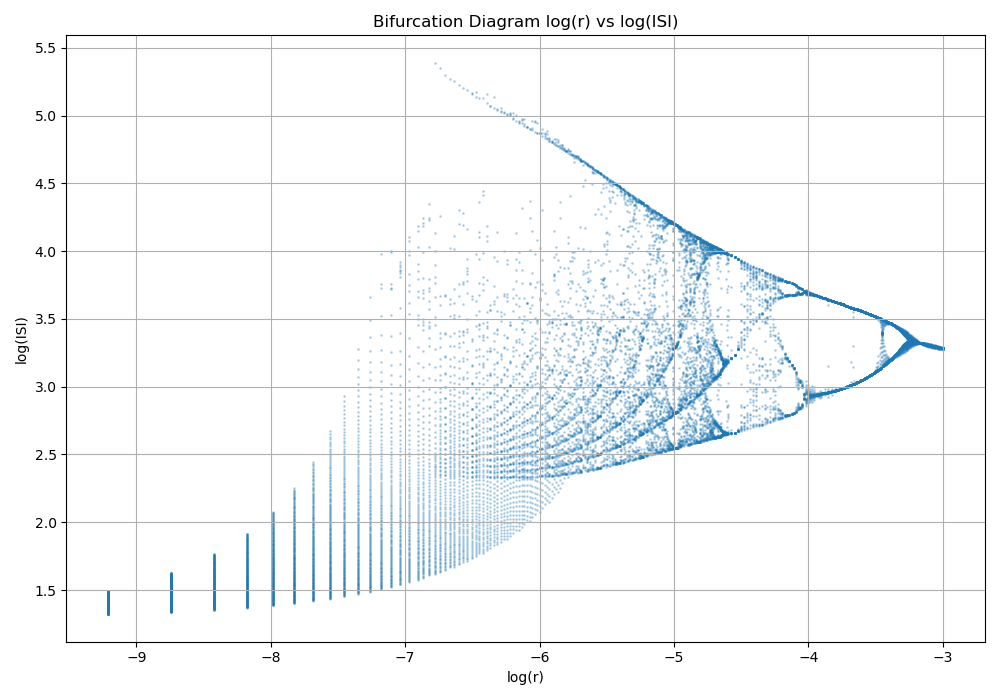

The script that saved this image:
import numpy as np
import matplotlib.pyplot as plt
from tqdm import tqdm
import torch
import math



# Simulation batch size hyper parameter
batch_size = 200

# Run on GPU if possible
device = torch.device("cuda" if torch.cuda.is_available() else "cpu")
dtype = torch.float32





def dr(r:float) -> float:
    if 1e-4 <= r < 1e-3:
        return 6.0 * 1e-5
    elif 1e-3 <= r < 1e-2:
        return 4.5 * 1e-5
    elif 1e-2 <= r <= 0.05:
        return 2.667 * 1e-4
    else:
        raise ValueError("r is out of bounds")


def hr(X:torch.Tensor, r:torch.Tensor, I:float=0.0) -> torch.Tensor:
    x, y, z = X[:, 0], X[:, 1], X[:, 2]
    x_squared = x * x
    dx = y + 3.0 * x_squared - x * x_squared - z + I
    dy = 1.0 - 5.0 * x_squared - y
    dz = r * (4.0 * (x + 1.6) - z)
    return torch.stack([dx, dy, dz], dim=1)


def integrate(
    f:callable,
    X0:torch.Tensor,
    r:torch.Tensor,
    I:float,
    T:float,
    dt:float, 
    t0:float=0.0, 
    T_t:float=0.0
    ) -> tuple:
    # Device Conversion
    X0 = X0.to(device=device, dtype=dtype)
    r = r.to(device=device, dtype=dtype)
    batch_size = X0.shape[0]
    
    # Number of steps
    n_steps = int(math.ceil((T - t0) / dt)) if T > t0 else 0
    n_transient = int(math.ceil((T_t - t0) / dt)) if T_t > t0 else 0
    n_save = n_steps + 1 - n_transient
    if n_save <= 0:
        raise RuntimeError("More Transient steps than overall steps")
    
    # Allocate memory
    xs = torch.empty((n_save, batch_size), device=device, dtype=dtype)
    ts = torch.linspace(t0 + n_transient * dt, T, n_save, device=device, dtype=dtype)
    
    # Initial parameters
    t = t0
    x = X0.clone()
    idx = 0
    if n_transient == 0:
        xs[idx] = x[:, 0]
        idx = 1
    
    with torch.no_grad():
        for i in range(1, n_steps + 1):
            # Determine step size
            h = dt
            if i == n_steps:
                h = float(T) - float(t)
                if h <= 0.0:
                    break
            h_half = h / 2.0
            
            # RK 4
            k1 = f(x, r, I)
            k2 = f(x + h_half * k1, r, I)
            k3 = f(x + h_half * k2, r, I)
            k4 = f(x + h * k3, r, I)
            
            t += h
            x += h * (k1 + 2.0 * k2 + 2.0 * k3 + k4) / 6.0
            
            # Store in memory
            if i >= n_transient:
                xs[idx] = x[:, 0]
                idx += 1
    
    if idx != n_save:
        xs = xs[:idx]
        ts = ts[:idx]
    
    return ts, xs


def get_logISIs(ts:np.ndarray, xs:np.ndarray, x_th:float) -> list:
    # Determine threshold crossing from below
    below_threshold = xs[:-1] < x_th
    above_threshold = xs[1:] >= x_th
    crossings = below_threshold & above_threshold
    
    batch_size = xs.shape[1]
    logISIs = []
    
    for i in range(batch_size):
        crossing_mask = crossings[:, i]
        if not crossing_mask.any():
            logISIs.append(np.array([]))
            continue
        
        spike_indices = np.nonzero(crossing_mask)[0] + 1
        spike_times = ts[spike_indices]
        
        if len(spike_times) < 2:
            logISIs.append(np.array([]))
            continue
        
        # Calculate log of inter-spike intervals
        intervals = np.diff(spike_times)
        valid_intervals = intervals[intervals > 0]
        if len(valid_intervals) == 0:
            logISIs.append(np.array([]))
        else:
            logISI = np.log(valid_intervals)
            logISIs.append(logISI)
    
    return logISIs


def plot(logrs:np.ndarray, logISIs:list):
    x_points, y_points = [], []
    
    if len(logrs) != len(logISIs):
        raise RuntimeError("Is and logISIs have different lengths")
    
    for logr, logISI in zip(logrs, logISIs):
        # No Spiking
        if logISI is None or logISI.size == 0:
            continue
        
        # Invalid interval values
        finite_values = np.isfinite(logISI)
        if not np.any(finite_values):
            continue
        
        x_points.append(np.full(np.count_nonzero(finite_values), logr))
        y_points.append(logISI[finite_values])
    
    if len(x_points) == 0:
        raise RuntimeError("No ISIs found")
    
    x_points = np.concatenate(x_points)
    y_points = np.concatenate(y_points)
    
    plt.figure(figsize=(10, 7))
    plt.scatter(x_points, y_points, s=1, alpha=0.25)
    plt.title("Bifurcation Diagram log(r) vs log(ISI)")
    plt.xlabel("log(r)")
    plt.ylabel("log(ISI)")
    plt.grid(True)
    plt.tight_layout()
    plt.savefig("Prob-A-1b.png")
    plt.show()


def main(batch_size=50):
    print(f"Device: {device}")
    
    # Parameter r
    r_min = 1e-4
    r_max = 0.05
    rs = []
    r = r_min
    while r < r_max - 1e-10:
        rs.append(r)
        step = dr(r)
        r+= step
    rs.append(r_max)
    rs = torch.tensor(rs, device=device, dtype=dtype)
    N = len(rs)
    
    # Initial state
    x0 = -1.0
    y0 = 2.0
    z0 = 0.5
    X0 = torch.tensor([x0, y0, z0], device=device, dtype=dtype).unsqueeze(0)
    x_th = 1.0
    
    # Simulation time
    T = 1500.0
    dt = 0.005
    T_t = 200.0
    
    # Parameter I
    I = 3.25
    
    logISIs = []
    
    # Batch processing
    for start in tqdm(range(0, N, batch_size)):
        # Prepare batch
        end = min(start + batch_size, N)
        rs_batch = rs[start:end]
        X0_batch = X0.repeat(len(rs_batch), 1)
        
        # Integrate Hindmarsh-Rose neuron model for batch
        ts_batch, xs_batch = integrate(hr, X0_batch, rs_batch, I, T, dt, T_t=T_t)
        ts_np = ts_batch.cpu().numpy()
        xs_np = xs_batch.cpu().numpy()
        
        # Calculate log inter-spike intervals for x crossing threshold from below
        logISIs_batch = get_logISIs(ts_np, xs_np, x_th)
        logISIs.extend(logISIs_batch)
    
    # Plot results and save as image
    logrs = np.log(rs.cpu().numpy())
    plot(logrs, logISIs)


if __name__ == "__main__":
    main(batch_size)